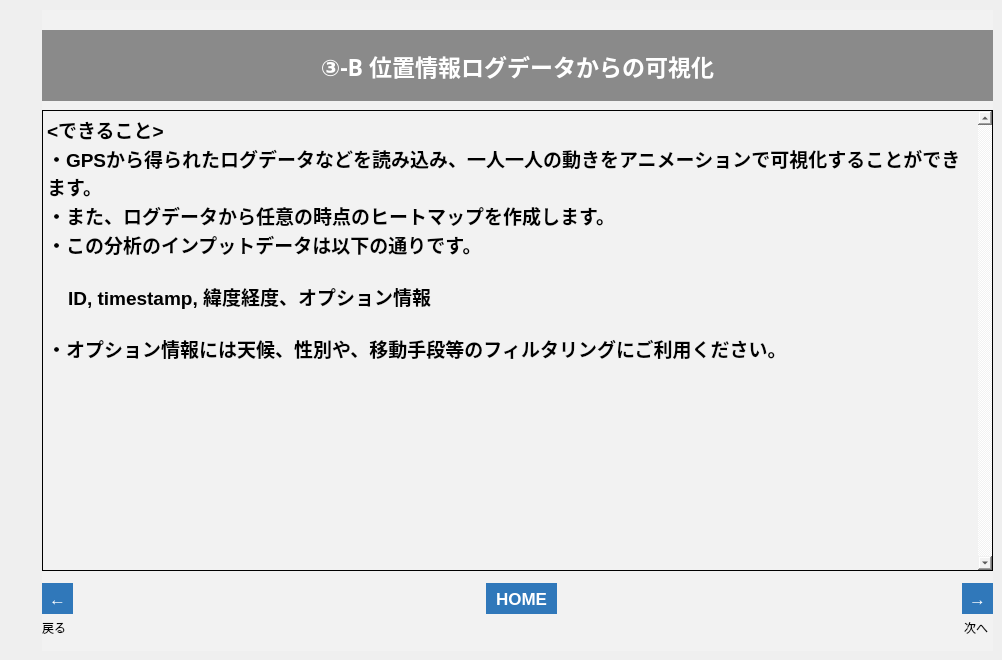
   <widget class="QWidget" name="tab_11">
    <attribute name="title">
     <string>003_6</string>
    </attribute>
    <widget class="QFrame" name="frame_26">
     <property name="geometry">
      <rect>
       <x>42</x>
       <y>10</y>
       <width>951</width>
       <height>641</height>
      </rect>
     </property>
     <property name="styleSheet">
      <string notr="true">background-color: rgb(242, 242, 242);</string>
     </property>
     <property name="frameShape">
      <enum>QFrame::NoFrame</enum>
     </property>
     <property name="frameShadow">
      <enum>QFrame::Plain</enum>
     </property>
     <property name="lineWidth">
      <number>0</number>
     </property>
     <widget class="QLabel" name="label_94">
      <property name="geometry">
       <rect>
        <x>922</x>
        <y>610</y>
        <width>31</width>
        <height>16</height>
       </rect>
      </property>
      <property name="text">
       <string>次へ</string>
      </property>
     </widget>
     <widget class="QLabel" name="label_95">
      <property name="geometry">
       <rect>
        <x>0</x>
        <y>610</y>
        <width>50</width>
        <height>16</height>
       </rect>
      </property>
      <property name="text">
       <string>戻る</string>
      </property>
     </widget>
     <widget class="QToolButton" name="btn_003_6_n">
      <property name="geometry">
       <rect>
        <x>920</x>
        <y>573</y>
        <width>31</width>
        <height>31</height>
       </rect>
      </property>
      <property name="font">
       <font>
        <pointsize>13</pointsize>
        <weight>75</weight>
        <bold>true</bold>
       </font>
      </property>
      <property name="styleSheet">
       <string notr="true">background-color: rgb(48,120,186);
color: rgb(255, 255, 255);
border: none;</string>
      </property>
      <property name="text">
       <string>→</string>
      </property>
     </widget>
     <widget class="QToolButton" name="btn_003_6_b">
      <property name="geometry">
       <rect>
        <x>0</x>
        <y>573</y>
        <width>31</width>
        <height>31</height>
       </rect>
      </property>
      <property name="font">
       <font>
        <pointsize>13</pointsize>
        <weight>75</weight>
        <bold>true</bold>
       </font>
      </property>
      <property name="styleSheet">
       <string notr="true">background-color: rgb(48,120,186);
color: rgb(255, 255, 255);
border: none;</string>
      </property>
      <property name="text">
       <string>←</string>
      </property>
     </widget>
     <widget class="QLabel" name="label_99">
      <property name="geometry">
       <rect>
        <x>0</x>
        <y>20</y>
        <width>951</width>
        <height>71</height>
       </rect>
      </property>
      <property name="font">
       <font>
        <family>游ゴシック</family>
        <pointsize>17</pointsize>
        <weight>75</weight>
        <bold>true</bold>
       </font>
      </property>
      <property name="styleSheet">
       <string notr="true">background-color: rgb(138, 138, 138);
color: rgb(255, 255, 255);</string>
      </property>
      <property name="text">
       <string>③-B 位置情報ログデータからの可視化</string>
      </property>
      <property name="alignment">
       <set>Qt::AlignCenter</set>
      </property>
     </widget>
     <widget class="QToolButton" name="btn_home_21">
      <property name="geometry">
       <rect>
        <x>444</x>
        <y>573</y>
        <width>71</width>
        <height>31</height>
       </rect>
      </property>
      <property name="font">
       <font>
        <pointsize>13</pointsize>
        <weight>75</weight>
        <bold>true</bold>
       </font>
      </property>
      <property name="styleSheet">
       <string notr="true">background-color: rgb(48,120,186);
color: rgb(255, 255, 255);
border: none;</string>
      </property>
      <property name="text">
       <string>HOME</string>
      </property>
     </widget>
     <widget class="QTextEdit" name="textEdit_4">
      <property name="geometry">
       <rect>
        <x>0</x>
        <y>100</y>
        <width>951</width>
        <height>461</height>
       </rect>
      </property>
      <property name="palette">
       <palette>
        <active>
         <colorrole role="Button">
          <brush brushstyle="SolidPattern">
           <color alpha="255">
            <red>242</red>
            <green>242</green>
            <blue>242</blue>
           </color>
          </brush>
         </colorrole>
         <colorrole role="Base">
          <brush brushstyle="SolidPattern">
           <color alpha="255">
            <red>242</red>
            <green>242</green>
            <blue>242</blue>
           </color>
          </brush>
         </colorrole>
         <colorrole role="Window">
          <brush brushstyle="SolidPattern">
           <color alpha="255">
            <red>242</red>
            <green>242</green>
            <blue>242</blue>
           </color>
          </brush>
         </colorrole>
         <colorrole role="Highlight">
          <brush brushstyle="SolidPattern">
           <color alpha="255">
            <red>143</red>
            <green>201</green>
            <blue>247</blue>
           </color>
          </brush>
         </colorrole>
        </active>
        <inactive>
         <colorrole role="Button">
          <brush brushstyle="SolidPattern">
           <color alpha="255">
            <red>242</red>
            <green>242</green>
            <blue>242</blue>
           </color>
          </brush>
         </colorrole>
         <colorrole role="Base">
          <brush brushstyle="SolidPattern">
           <color alpha="255">
            <red>242</red>
            <green>242</green>
            <blue>242</blue>
           </color>
          </brush>
         </colorrole>
         <colorrole role="Window">
          <brush brushstyle="SolidPattern">
           <color alpha="255">
            <red>242</red>
            <green>242</green>
            <blue>242</blue>
           </color>
          </brush>
         </colorrole>
         <colorrole role="Highlight">
          <brush brushstyle="SolidPattern">
           <color alpha="255">
            <red>143</red>
            <green>201</green>
            <blue>247</blue>
           </color>
          </brush>
         </colorrole>
        </inactive>
        <disabled>
         <colorrole role="Button">
          <brush brushstyle="SolidPattern">
           <color alpha="255">
            <red>242</red>
            <green>242</green>
            <blue>242</blue>
           </color>
          </brush>
         </colorrole>
         <colorrole role="Base">
          <brush brushstyle="SolidPattern">
           <color alpha="255">
            <red>242</red>
            <green>242</green>
            <blue>242</blue>
           </color>
          </brush>
         </colorrole>
         <colorrole role="Window">
          <brush brushstyle="SolidPattern">
           <color alpha="255">
            <red>242</red>
            <green>242</green>
            <blue>242</blue>
           </color>
          </brush>
         </colorrole>
         <colorrole role="Highlight">
          <brush brushstyle="SolidPattern">
           <color alpha="255">
            <red>143</red>
            <green>201</green>
            <blue>247</blue>
           </color>
          </brush>
         </colorrole>
        </disabled>
       </palette>
      </property>
      <property name="font">
       <font>
        <pointsize>14</pointsize>
       </font>
      </property>
      <property name="styleSheet">
       <string notr="true">selection-background-color: rgb(143, 201, 247);</string>
      </property>
      <property name="frameShape">
       <enum>QFrame::Panel</enum>
      </property>
      <property name="frameShadow">
       <enum>QFrame::Plain</enum>
      </property>
      <property name="verticalScrollBarPolicy">
       <enum>Qt::ScrollBarAlwaysOn</enum>
      </property>
      <property name="readOnly">
       <bool>true</bool>
      </property>
      <property name="html">
       <string>&lt;!DOCTYPE HTML PUBLIC &quot;-//W3C//DTD HTML 4.0//EN&quot; &quot;http://www.w3.org/TR/REC-html40/strict.dtd&quot;&gt;
&lt;html&gt;&lt;head&gt;&lt;meta name=&quot;qrichtext&quot; content=&quot;1&quot; /&gt;&lt;style type=&quot;text/css&quot;&gt;
p, li { white-space: pre-wrap; }
&lt;/style&gt;&lt;/head&gt;&lt;body style=&quot; font-family:'MS UI Gothic'; font-size:14pt; font-weight:400; font-style:normal;&quot;&gt;
&lt;p style=&quot; margin-top:0px; margin-bottom:0px; margin-left:0px; margin-right:0px; -qt-block-indent:0; text-indent:0px;&quot;&gt;&lt;span style=&quot; font-family:'游ゴシック'; font-weight:600; color:#000000;&quot;&gt;&amp;lt;できること&amp;gt;&lt;/span&gt; &lt;/p&gt;
&lt;p style=&quot; margin-top:0px; margin-bottom:0px; margin-left:0px; margin-right:0px; -qt-block-indent:0; text-indent:0px;&quot;&gt;&lt;span style=&quot; font-family:'游ゴシック'; font-weight:600; color:#000000;&quot;&gt;・GPSから得られたログデータなどを読み込み、一人一人の動きをアニメーションで可視化することができます。&lt;/span&gt; &lt;/p&gt;
&lt;p style=&quot; margin-top:0px; margin-bottom:0px; margin-left:0px; margin-right:0px; -qt-block-indent:0; text-indent:0px;&quot;&gt;&lt;span style=&quot; font-family:'游ゴシック'; font-weight:600; color:#000000;&quot;&gt;・また、ログデータから任意の時点のヒートマップを作成します。&lt;/span&gt; &lt;/p&gt;
&lt;p style=&quot; margin-top:0px; margin-bottom:0px; margin-left:0px; margin-right:0px; -qt-block-indent:0; text-indent:0px;&quot;&gt;&lt;span style=&quot; font-family:'游ゴシック'; font-weight:600; color:#000000;&quot;&gt;・この分析のインプットデータは以下の通りです。&lt;/span&gt; &lt;/p&gt;
&lt;p style=&quot;-qt-paragraph-type:empty; margin-top:0px; margin-bottom:0px; margin-left:0px; margin-right:0px; -qt-block-indent:0; text-indent:0px;&quot;&gt;&lt;br /&gt;&lt;/p&gt;
&lt;p style=&quot; margin-top:0px; margin-bottom:0px; margin-left:0px; margin-right:0px; -qt-block-indent:0; text-indent:0px;&quot;&gt;&lt;span style=&quot; font-family:'游ゴシック'; font-weight:600; color:#000000;&quot;&gt;    ID, timestamp, 緯度経度、オプション情報&lt;/span&gt; &lt;/p&gt;
&lt;p style=&quot;-qt-paragraph-type:empty; margin-top:0px; margin-bottom:0px; margin-left:0px; margin-right:0px; -qt-block-indent:0; text-indent:0px;&quot;&gt;&lt;br /&gt;&lt;/p&gt;
&lt;p style=&quot; margin-top:0px; margin-bottom:0px; margin-left:0px; margin-right:0px; -qt-block-indent:0; text-indent:0px;&quot;&gt;&lt;span style=&quot; font-family:'游ゴシック'; font-weight:600; color:#000000;&quot;&gt;・オプション情報には天候、性別や、移動手段等のフィルタリングにご利用ください。&lt;/span&gt; &lt;/p&gt;&lt;/body&gt;&lt;/html&gt;</string>
      </property>
     </widget>
    </widget>
   </widget>
